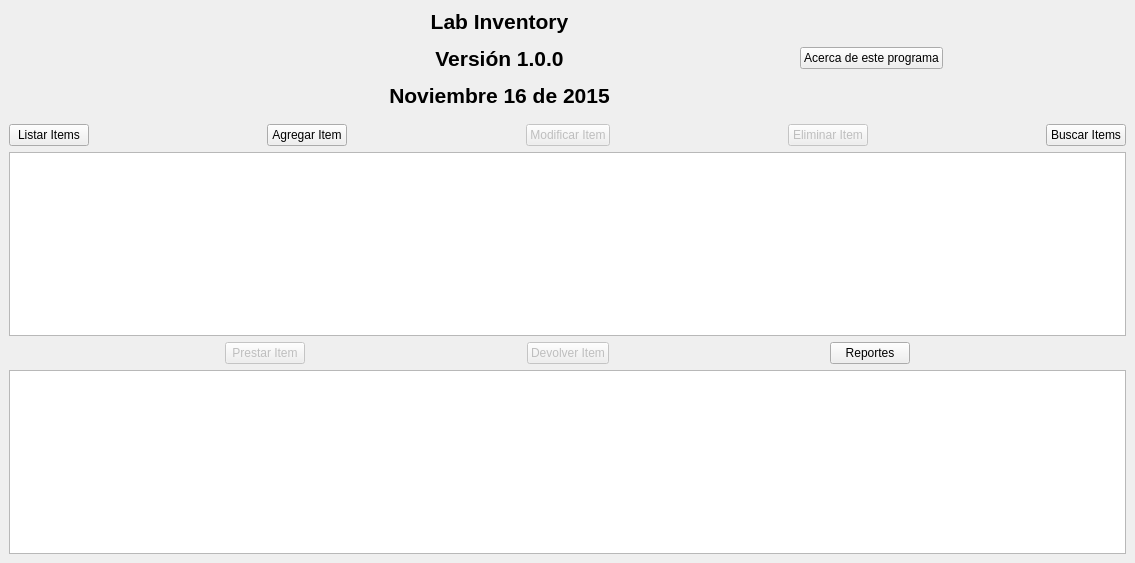
<?xml version="1.0" encoding="UTF-8"?>
<ui version="4.0">
 <class>MainWindow</class>
 <widget class="QMainWindow" name="MainWindow">
  <property name="geometry">
   <rect>
    <x>0</x>
    <y>0</y>
    <width>1135</width>
    <height>563</height>
   </rect>
  </property>
  <property name="windowTitle">
   <string>LabInventory</string>
  </property>
  <property name="styleSheet">
   <string notr="true"/>
  </property>
  <widget class="QWidget" name="centralwidget">
   <layout class="QHBoxLayout" name="horizontalLayout">
    <item>
     <layout class="QVBoxLayout" name="verticalLayout">
      <item>
       <layout class="QHBoxLayout" name="horizontalLayout_3">
        <item>
         <spacer name="horizontalSpacer_12">
          <property name="orientation">
           <enum>Qt::Horizontal</enum>
          </property>
          <property name="sizeHint" stdset="0">
           <size>
            <width>40</width>
            <height>20</height>
           </size>
          </property>
         </spacer>
        </item>
        <item>
         <widget class="QLabel" name="label">
          <property name="text">
           <string/>
          </property>
          <property name="pixmap">
           <pixmap resource="../recursos.qrc">:/imagenes/recursos/scientist.png</pixmap>
          </property>
         </widget>
        </item>
        <item>
         <spacer name="horizontalSpacer_5">
          <property name="orientation">
           <enum>Qt::Horizontal</enum>
          </property>
          <property name="sizeHint" stdset="0">
           <size>
            <width>40</width>
            <height>20</height>
           </size>
          </property>
         </spacer>
        </item>
        <item>
         <widget class="QLabel" name="label_2">
          <property name="text">
           <string>&lt;html&gt;&lt;head/&gt;&lt;body&gt;&lt;p align=&quot;center&quot;&gt;&lt;span style=&quot; font-size:16pt; font-weight:600; color:#000000;&quot;&gt;Lab Inventory&lt;/span&gt;&lt;/p&gt;&lt;p align=&quot;center&quot;&gt;&lt;span style=&quot; font-size:16pt; font-weight:600; color:#000000;&quot;&gt;Versión 1.0.0&lt;/span&gt;&lt;/p&gt;&lt;p align=&quot;center&quot;&gt;&lt;span style=&quot; font-size:16pt; font-weight:600; color:#000000;&quot;&gt;Noviembre 16 de 2015&lt;/span&gt;&lt;/p&gt;&lt;/body&gt;&lt;/html&gt;</string>
          </property>
          <property name="textFormat">
           <enum>Qt::RichText</enum>
          </property>
          <property name="wordWrap">
           <bool>true</bool>
          </property>
         </widget>
        </item>
        <item>
         <spacer name="horizontalSpacer_6">
          <property name="orientation">
           <enum>Qt::Horizontal</enum>
          </property>
          <property name="sizeHint" stdset="0">
           <size>
            <width>40</width>
            <height>20</height>
           </size>
          </property>
         </spacer>
        </item>
        <item>
         <widget class="QPushButton" name="boton_acerca">
          <property name="text">
           <string>Acerca de este programa</string>
          </property>
          <property name="icon">
           <iconset resource="../recursos.qrc">
            <normaloff>:/imagenes/recursos/information3.png</normaloff>:/imagenes/recursos/information3.png</iconset>
          </property>
         </widget>
        </item>
        <item>
         <spacer name="horizontalSpacer_13">
          <property name="orientation">
           <enum>Qt::Horizontal</enum>
          </property>
          <property name="sizeHint" stdset="0">
           <size>
            <width>40</width>
            <height>20</height>
           </size>
          </property>
         </spacer>
        </item>
       </layout>
      </item>
      <item>
       <spacer name="verticalSpacer">
        <property name="orientation">
         <enum>Qt::Vertical</enum>
        </property>
        <property name="sizeType">
         <enum>QSizePolicy::Fixed</enum>
        </property>
        <property name="sizeHint" stdset="0">
         <size>
          <width>20</width>
          <height>10</height>
         </size>
        </property>
       </spacer>
      </item>
      <item>
       <layout class="QHBoxLayout" name="horizontalLayout_2">
        <item>
         <widget class="QPushButton" name="boton_listar_items">
          <property name="text">
           <string>Listar Items</string>
          </property>
         </widget>
        </item>
        <item>
         <spacer name="horizontalSpacer">
          <property name="orientation">
           <enum>Qt::Horizontal</enum>
          </property>
          <property name="sizeHint" stdset="0">
           <size>
            <width>40</width>
            <height>20</height>
           </size>
          </property>
         </spacer>
        </item>
        <item>
         <widget class="QPushButton" name="boton_agregar_item">
          <property name="text">
           <string>Agregar Item</string>
          </property>
         </widget>
        </item>
        <item>
         <spacer name="horizontalSpacer_2">
          <property name="orientation">
           <enum>Qt::Horizontal</enum>
          </property>
          <property name="sizeHint" stdset="0">
           <size>
            <width>40</width>
            <height>20</height>
           </size>
          </property>
         </spacer>
        </item>
        <item>
         <widget class="QPushButton" name="boton_modificar_item">
          <property name="enabled">
           <bool>false</bool>
          </property>
          <property name="text">
           <string>Modificar Item</string>
          </property>
         </widget>
        </item>
        <item>
         <spacer name="horizontalSpacer_3">
          <property name="orientation">
           <enum>Qt::Horizontal</enum>
          </property>
          <property name="sizeHint" stdset="0">
           <size>
            <width>40</width>
            <height>20</height>
           </size>
          </property>
         </spacer>
        </item>
        <item>
         <widget class="QPushButton" name="boton_eliminar_item">
          <property name="enabled">
           <bool>false</bool>
          </property>
          <property name="text">
           <string>Eliminar Item</string>
          </property>
         </widget>
        </item>
        <item>
         <spacer name="horizontalSpacer_4">
          <property name="orientation">
           <enum>Qt::Horizontal</enum>
          </property>
          <property name="sizeHint" stdset="0">
           <size>
            <width>40</width>
            <height>20</height>
           </size>
          </property>
         </spacer>
        </item>
        <item>
         <widget class="QPushButton" name="boton_buscar_items">
          <property name="text">
           <string>Buscar Items</string>
          </property>
         </widget>
        </item>
       </layout>
      </item>
      <item>
       <widget class="QTableWidget" name="tabla_items">
        <property name="selectionMode">
         <enum>QAbstractItemView::SingleSelection</enum>
        </property>
        <property name="selectionBehavior">
         <enum>QAbstractItemView::SelectRows</enum>
        </property>
       </widget>
      </item>
      <item>
       <layout class="QHBoxLayout" name="horizontalLayout_5">
        <item>
         <spacer name="horizontalSpacer_8">
          <property name="orientation">
           <enum>Qt::Horizontal</enum>
          </property>
          <property name="sizeHint" stdset="0">
           <size>
            <width>40</width>
            <height>20</height>
           </size>
          </property>
         </spacer>
        </item>
        <item>
         <widget class="QPushButton" name="boton_prestar_item">
          <property name="enabled">
           <bool>false</bool>
          </property>
          <property name="text">
           <string>Prestar Item</string>
          </property>
         </widget>
        </item>
        <item>
         <spacer name="horizontalSpacer_9">
          <property name="orientation">
           <enum>Qt::Horizontal</enum>
          </property>
          <property name="sizeHint" stdset="0">
           <size>
            <width>40</width>
            <height>20</height>
           </size>
          </property>
         </spacer>
        </item>
        <item>
         <widget class="QPushButton" name="boton_devolver_item">
          <property name="enabled">
           <bool>false</bool>
          </property>
          <property name="text">
           <string>Devolver Item</string>
          </property>
         </widget>
        </item>
        <item>
         <spacer name="horizontalSpacer_10">
          <property name="orientation">
           <enum>Qt::Horizontal</enum>
          </property>
          <property name="sizeHint" stdset="0">
           <size>
            <width>40</width>
            <height>20</height>
           </size>
          </property>
         </spacer>
        </item>
        <item>
         <widget class="QPushButton" name="boton_reportes">
          <property name="text">
           <string>Reportes</string>
          </property>
         </widget>
        </item>
        <item>
         <spacer name="horizontalSpacer_11">
          <property name="orientation">
           <enum>Qt::Horizontal</enum>
          </property>
          <property name="sizeHint" stdset="0">
           <size>
            <width>40</width>
            <height>20</height>
           </size>
          </property>
         </spacer>
        </item>
       </layout>
      </item>
      <item>
       <widget class="QTableWidget" name="tabla_prestamos">
        <property name="selectionMode">
         <enum>QAbstractItemView::SingleSelection</enum>
        </property>
        <property name="selectionBehavior">
         <enum>QAbstractItemView::SelectRows</enum>
        </property>
       </widget>
      </item>
     </layout>
    </item>
   </layout>
  </widget>
 </widget>
 <resources>
  <include location="../recursos.qrc"/>
  <include location="recursos.qrc"/>
 </resources>
 <connections/>
</ui>
